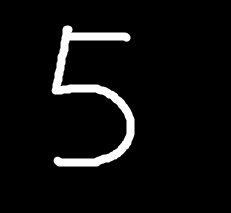
#> input picture python/day12(ml)/test_img.png, 231 x 213 px
$ jupyter execute --allow-errors '01_mnist예제.ipynb'
#> lines starting #> are read from the running program, lines starting #| are printed output that depends on the picture
[cell 1]
# !pip install opencv-python

[cell 2]
import os
# mnist 이미지를 저장할 폴더를 생성
os.makedirs('mnist_images', exist_ok=True)

[cell 3]
# mnist에서 제공하는 숫자 이미지를 다운로드
from sklearn.datasets import fetch_openml, load_breast_cancer, load_iris

# 데이터 로드. 숫자 이미지를 훈련 6만, 테스트 1만을 제공
#> (the rest of this cell did not finish here and is left out)

#> (a cell that did not finish here is left out)

[cell 5]
# 이미지 다운로드 # 꼭 필요한 코드는 아님. 생략 가능함
# 우리가 학습하는 이미지가 어떤 형태의 이미지인지 확인하기 위해 받음
import numpy as np
import cv2
# for X_tmp, y_tmp in zip(X, y):
#> (the rest of this cell did not finish here and is left out)

#> (a cell that did not finish here is left out)

[cell 7]
# 훈련, 테스트 분리
from sklearn.model_selection import train_test_split
#> (the rest of this cell did not finish here and is left out)

[cell 8]
from sklearn.svm import SVC
# 800개 데이터 학습
model = SVC(kernel='rbf', C=1.0)
#> (the rest of this cell did not finish here and is left out)

#> (a cell that did not finish here is left out)

#> (a cell that did not finish here is left out)

#> (a cell that did not finish here is left out)

#> (a cell that did not finish here is left out)

[cell 13]
# 이미지 불러오기
test_img = cv2.imread('test_img.png', cv2.IMREAD_GRAYSCALE)
#> test_img is the input picture: shape (213, 231); min 0, max 255, mean 13.4
# 이미지 형태를 변환 => 1차 행렬
test_img = cv2.resize(test_img, (28, 28))
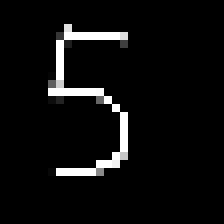
#> test_img: shape (28, 28) (shown 8 times larger); min 0, max 255, mean 13.1
test_data = test_img.flatten().reshape(1, -1)
test_data
